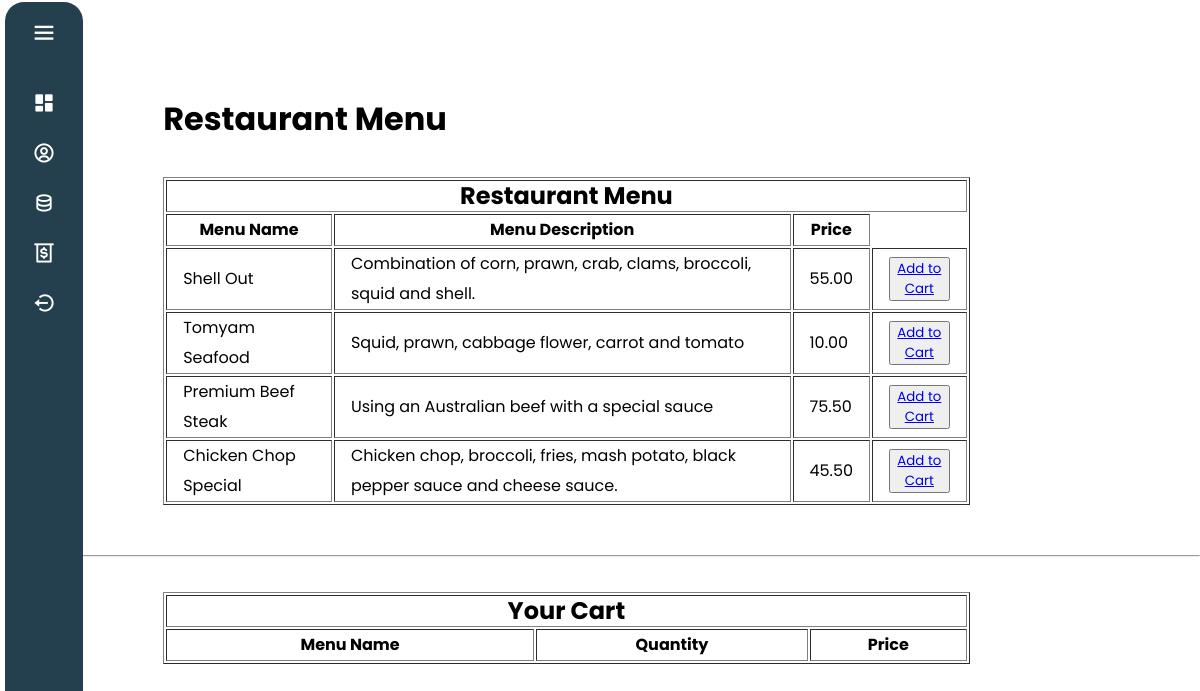
The app's page /PHP/GU_Menu.php (signed in), older data.
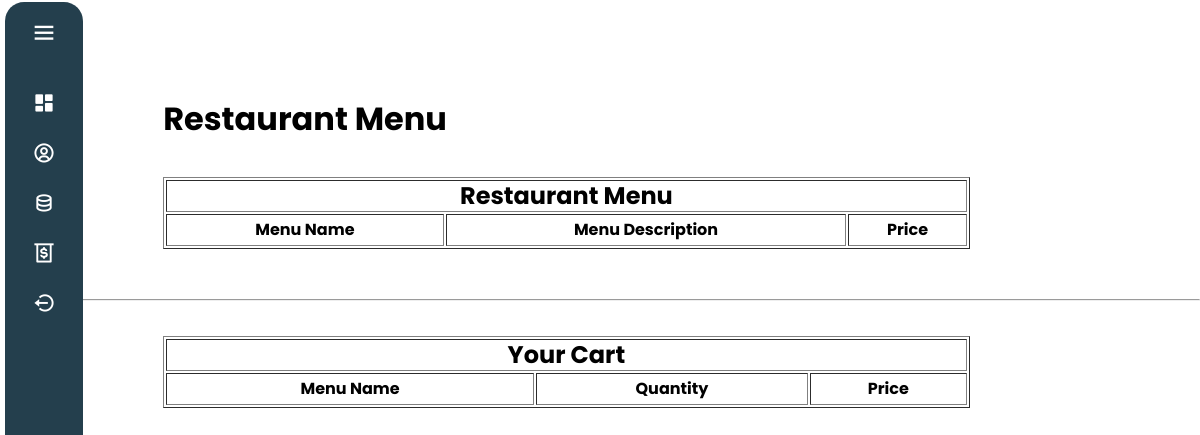
The same page, newer data.
### tables this page shows
CREATE TABLE `RestaurantMenu`(
    `RM_ID` INT AUTO_INCREMENT,
    `Rest_ID` INT,
    `RM_MenuName` VARCHAR(30),
    `RM_Description` VARCHAR(700),
    `RM_Price` DECIMAL(65,2),
    PRIMARY KEY (`RM_ID`)
);

### PHP/GU_Menu.php (the view, shortened to what this page needs)
<?php
    include_once 'C:\xampp\htdocs\Foody\Database\db.php';
?>
<!DOCTYPE html>
<html lang="en">
<head>
    <link rel="stylesheet" href="CSS/menu.css"/>
</head>
<body>
    <?php include "./GU_Navigationbar.php" ?>
    <div class="bar">
        <h1><i class="fa-solid fa-chart-line"></i>Restaurant Menu</h1>
    </div>
    <?php
             $ID = $_GET ['viewid'];
                $query = "SELECT * FROM restaurantmenu WHERE Rest_ID = '$ID' ";
                        $result = mysqli_query($con, $query);
            ?>
                        <table border="1px" style="width: 70%; line-height:30px;">
                            <tr>
                                <th colspan=6><h2>Restaurant Menu</h2></th>
                            </tr>
                            <t>
                                <th>Menu Name</th>
                                <th>Menu Description</th>
                                <th>Price</th>
                            </t>
                            <?php
                                if ($result->num_rows > 0) {
                                    while($row = $result->fetch_assoc()) {
                                        $ID = $row['Rest_ID'];
                                        $menuName = $row['RM_MenuName'];
                                        $menuDesc = $row['RM_Description'];
                                        $price = $row['RM_Price'];
                                        echo
                                        '<tr>
                                            <td style="padding: 0 1rem">'.$menuName.'</td>
                                            <td style="padding: 0 1rem">'.$menuDesc.'</td>
                                            <td style="padding: 0 1rem">'.$price .'</td>
                                            <td style="padding: 0 1rem">
                                                <button><a href= "GU_Cart.php?viewid='.$ID.'">Add to Cart</a></button>
                                            </td>
                                        </tr>';
                                    }
                                }
                            ?>
                        </table><br><br>
                        <hr>
                        <table border="1px" style="width: 70%; line-height:30px;">
                            <tr>
                                <th colspan=6><h2>Your Cart</h2></th>
                            </tr>
                            <t>
                                <th>Menu Name</th>
                                <th>Quantity</th>
                                <th>Price</th>
                            </t>
                        </table><br><br>
</body>
</html>

Row changes from the older to the newer data that the page shows:
no longer on this page (row edited): restaurantmenu: RM_MenuName "Shell Out", RM_Description "Combination of corn, prawn, crab, clams, broccoli, squid and shell.", RM_Price "55.00"
no longer on this page (row edited): restaurantmenu: RM_MenuName "Tomyam Seafood", RM_Description "Squid, prawn, cabbage flower, carrot and tomato", RM_Price "10.00"
no longer on this page (row edited): restaurantmenu: RM_MenuName "Premium Beef Steak", RM_Description "Using an Australian beef with a special sauce", RM_Price "75.50"
no longer on this page (row edited): restaurantmenu: RM_MenuName "Chicken Chop Special", RM_Description "Chicken chop, broccoli, fries, mash potato, black pepper sauce and cheese sauce.", RM_Price "45.50"
